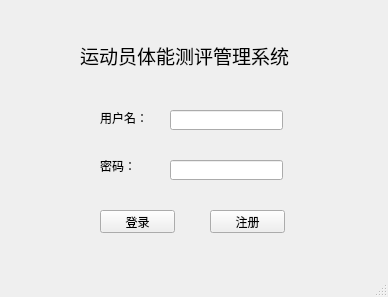
<?xml version="1.0" encoding="UTF-8"?>
<ui version="4.0">
 <class>Denglu</class>
 <widget class="QMainWindow" name="Denglu">
  <property name="geometry">
   <rect>
    <x>0</x>
    <y>0</y>
    <width>388</width>
    <height>297</height>
   </rect>
  </property>
  <property name="windowTitle">
   <string>MainWindow</string>
  </property>
  <widget class="QWidget" name="centralwidget">
   <widget class="QLabel" name="label">
    <property name="geometry">
     <rect>
      <x>100</x>
      <y>110</y>
      <width>54</width>
      <height>16</height>
     </rect>
    </property>
    <property name="text">
     <string>用户名：</string>
    </property>
   </widget>
   <widget class="QLineEdit" name="lineEdit">
    <property name="geometry">
     <rect>
      <x>170</x>
      <y>110</y>
      <width>113</width>
      <height>20</height>
     </rect>
    </property>
    <property name="text">
     <string/>
    </property>
    <property name="echoMode">
     <enum>QLineEdit::Normal</enum>
    </property>
   </widget>
   <widget class="QLineEdit" name="lineEdit_2">
    <property name="geometry">
     <rect>
      <x>170</x>
      <y>160</y>
      <width>113</width>
      <height>20</height>
     </rect>
    </property>
    <property name="text">
     <string/>
    </property>
    <property name="echoMode">
     <enum>QLineEdit::Password</enum>
    </property>
    <property name="dragEnabled">
     <bool>false</bool>
    </property>
    <property name="readOnly">
     <bool>false</bool>
    </property>
    <property name="placeholderText">
     <string/>
    </property>
    <property name="cursorMoveStyle">
     <enum>Qt::LogicalMoveStyle</enum>
    </property>
    <property name="clearButtonEnabled">
     <bool>false</bool>
    </property>
   </widget>
   <widget class="QLabel" name="label_2">
    <property name="geometry">
     <rect>
      <x>100</x>
      <y>160</y>
      <width>54</width>
      <height>12</height>
     </rect>
    </property>
    <property name="text">
     <string>密码：</string>
    </property>
   </widget>
   <widget class="QPushButton" name="pushButton">
    <property name="geometry">
     <rect>
      <x>100</x>
      <y>210</y>
      <width>75</width>
      <height>23</height>
     </rect>
    </property>
    <property name="text">
     <string>登录</string>
    </property>
   </widget>
   <widget class="QPushButton" name="pushButton_2">
    <property name="geometry">
     <rect>
      <x>210</x>
      <y>210</y>
      <width>75</width>
      <height>23</height>
     </rect>
    </property>
    <property name="text">
     <string>注册</string>
    </property>
   </widget>
   <widget class="QLabel" name="label_3">
    <property name="geometry">
     <rect>
      <x>80</x>
      <y>40</y>
      <width>231</width>
      <height>31</height>
     </rect>
    </property>
    <property name="font">
     <font>
      <family>Arial</family>
      <pointsize>14</pointsize>
     </font>
    </property>
    <property name="text">
     <string>运动员体能测评管理系统</string>
    </property>
   </widget>
  </widget>
  <widget class="QStatusBar" name="statusbar"/>
 </widget>
 <resources/>
 <connections/>
</ui>
